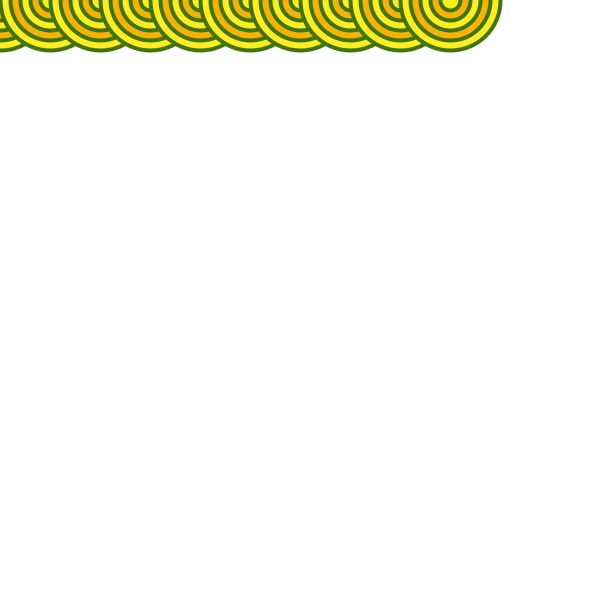
Frame 1 (no input)
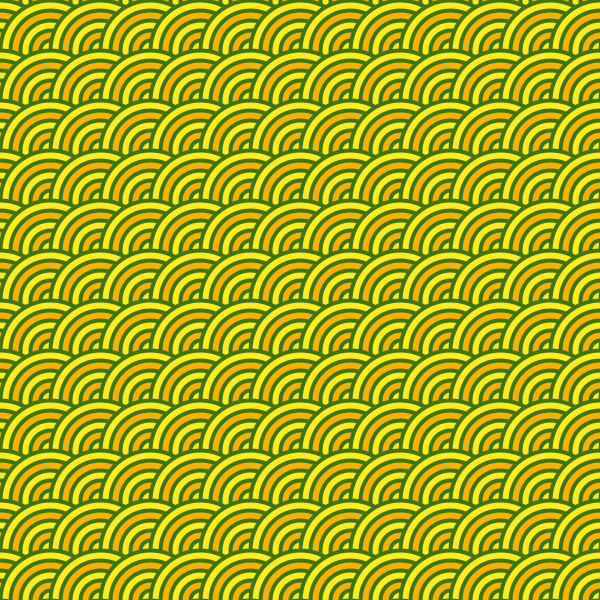
Frame 60 (the mouse pressed at the canvas centre just before this capture)
Frame 120 (the mouse held since frame 60 and released just before this capture): identical to frame 60, image omitted

The Processing sketch that drew these frames (run headless with seeded random() and noise(); from frame 60 on, the mouse is pressed at the canvas centre):

// Processing sketch: processing_28030
// ── processing_28030.pde

int x=0;
int y=0;
int z=50;
int a=0;
int b=0;

void setup(){
  size (600,600);
  background (255);
  
  }
  void draw(){
  for (int i=0; i<10; i++){
    fill(255,237,36);
    stroke(66,116,13);
    strokeWeight (4);
    ellipse(x,y,100,100);
    fill(245,178,7);
    ellipse(x,y,80,80);
    fill(255,237,36);
    ellipse(x,y,60,60);
    fill(245,178,7);
    ellipse(x,y,40,40);
     fill(255,237,36);
    ellipse(x,y,20,20);
    x=x+50;
    y=y;}
   
   if (x>1280){
   
   y=y+50;
   x=0;}
       


 }

  
void mousePressed(){
for (int i=0; i<10; i++){
  fill(255,237,36);
  ellipse(a,b,50,50);
  fill(245,178,7);
  ellipse(a,b,30,30);
  fill(255,237,36);
  ellipse(a,b,10,10);
  ellipse(a+25,b+25,50,50);
a=a+50;
b=b;}

if (a>1280){
a=0;
b=b+100;}
}

void keyPressed(){ save("sketch1.jpg");}                
